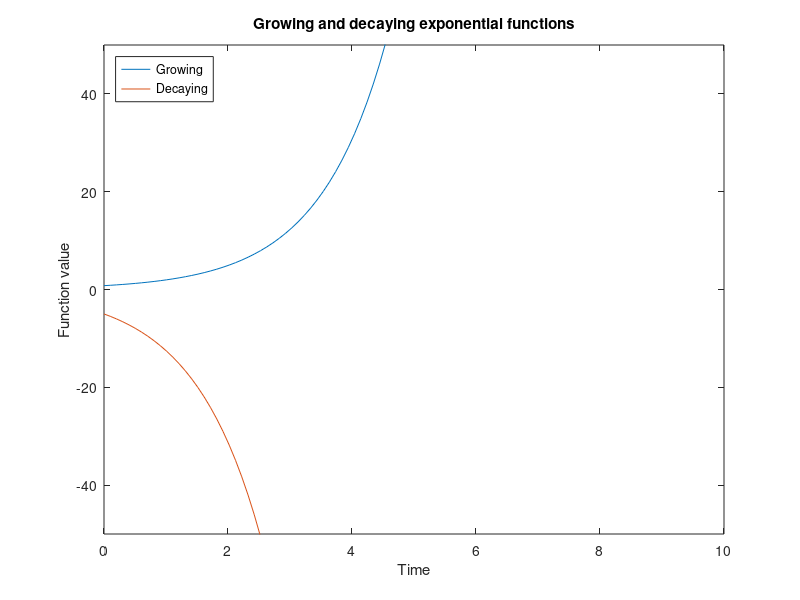

Here is the MATLAB script that generated this plot:
% An exponential signal is a signal whose amplitude changes exponentially with time !
% So to define exponential signals we use exponential functions like => f(x) = 2^x, or f(x) = n^x whereas n belongs to Real numbers

% Exponential functions can be growing or decaying with the sign of the variable.
% For example f(x) = n^x is growing and f(x) = n^(-x) is decaying function


%  Define the time vector 
t = linspace(0, 10);      % or we can use discrete time vector with very small steps t = 0:0.001:10
  
% Define the base constant. Or you can use any number :)
n = 2.5;
  
% Define the Amplitude and growth or decay factor. Growth or decay factor shows how fast the function is changing
A = 1;
w_up = pi/4;
w_down = 5;

% Define the growing exponential function 
 f_up = A * (w_up * n.^t);
  
% Define the decaying exponential funtion 
f_down = A * (- w_down * n.^t);

% Plot the graphs on one figure
plot(t, f_up);
hold on 
plot(t, f_down);

% Define the labels and title 
xlabel("Time");
ylabel("Function value");
title("Growing and decaying exponential functions");
legend("Growing", "Decaying", "Location", "northwest");

% Give limit to y-axis for better view
ylim([-50 50]);
